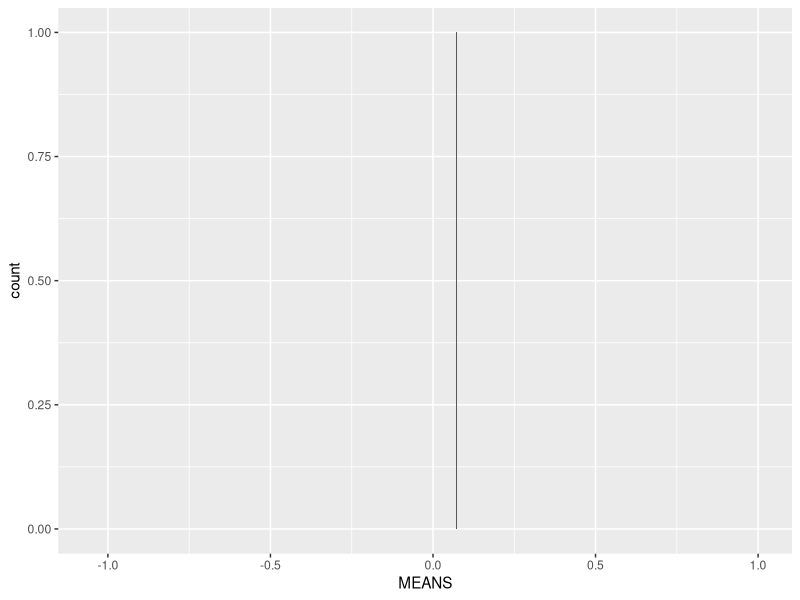

Here is the R script that generated this plot: (Note: this script raises an error after producing the figure.)
library(dplyr)
library(ggplot2)
library(lmtest)
library(lme4)
#2.2: Opening  the  worksheet  and  looking  at the data
SchoolData<-read.csv(file = "tutorial.txt", sep="\t")
SchoolData$school<-factor(SchoolData$school)
SchoolData$girl<-factor(SchoolData$girl)
summary(SchoolData)

#2.3: Comparing two groups
group_by(SchoolData, girl) %>% summarise(N=length(normexam), MEANS=mean(normexam), SDs=sd(normexam))
summarise(SchoolData, N=length(normexam), MEANS=mean(normexam), SDs=sd(normexam))

2*pnorm(-7.23,0,1)

MOD.1 <- lm(normexam ~ girl, data=SchoolData)
summary(MOD.1)
# yi = -0.14120(0.02464) + 0.23373(0.03181)x1i 
# σ2e = 0.9926**2 = 0.9852548

#2.4: Comparing more than two groups: Fixed effects models
group_by(SchoolData, school) %>% summarise(MEANS=mean(normexam)) %>%
  ggplot(., (aes(MEANS)))+geom_bar()

MOD.2 <- lm(normexam ~ school, data=SchoolData)
summary(MOD.2)
# F = 12.23 on 64 and 3994 DF,  p-value: < 2.2e-16
#This doesn't look exactly the same because the reference school is 1 
#rather than 65 and I'm not sure how to change this

filter(SchoolData, school==65) %>%summarise(mean(normexam))
# = -0.309375 = 0.500548 + -0.809923

-2 * logLik(MOD.2)
-2 * logLik(lm(normexam ~ 1, data=SchoolData))
1 - pchisq(11510.55-10783.99, df=64)

#or simply
lrtest(MOD.2, lm(normexam ~ 1, data=SchoolData))

MOD.3 <- lm(normexam ~ school + schgend, data=SchoolData)
summary(MOD.3)

#2.5: Comparing means: Random effects or multilevel model
MOD.4 <- lmer(normexam ~ +(1|school), data=SchoolData)
summary(MOD.4)

#I'm a bit sketchy on how to calculate the standard errors for the randomeffects, but here goes:
school_SE <- 0.4143/65**.5
residual_SE <- 0.9209/4059**.5

#β0j = -0.01408(0.05407) + µ0j
#σ2µ0 = 0.1717(0.05138759)
#σ2e = 0.8480(0.0144545)
#these numbers aren't exactly the same, but they're in the ballpark

lrtest(MOD.4, lm(normexam ~ 1, data=SchoolData))
#this gives a warning, but the answer is sensible (494.81 vs. 498.71)

#variance partition coefficient:

VPC <-0.1717/(0.1717+0.8480)

#need to change the reference level for schgend
SchoolData$schgend<-relevel(SchoolData$schgend, ref="mixedsch")

MOD.5 <- lmer(normexam ~ schgend + (1|school), data=SchoolData)
summary(MOD.5)
#yij = β0j + 0.06404(0.15308)boyschj + 0.25750(0.11973)girlschj + eij
#β0j = -0.10239(0.07194) + µ0j
#σ2µ0 = 0.1637(0.05018445)
#σ2e = 0.8480(0.0144545)
#error terms are exactly the same

